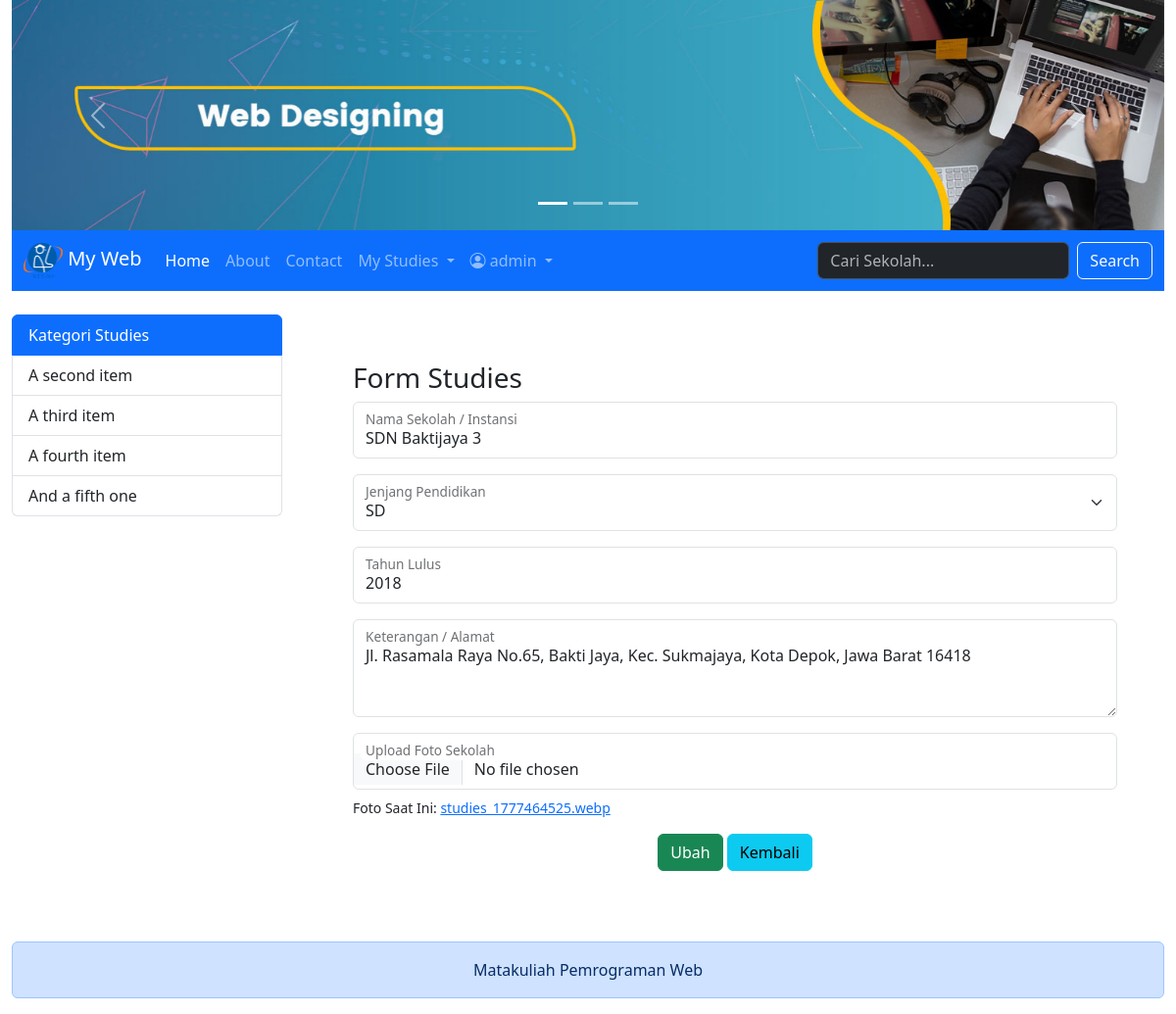
Screenshot of /index.php?hal=studies_form&id=7 (signed in) with the database file from the repository.
### tables this page shows
CREATE TABLE `studies` (
  `id` int(11) NOT NULL,
  `nama` varchar(100) NOT NULL,
  `idlevel` int(11) DEFAULT NULL,
  `keterangan` text DEFAULT NULL,
  `tahun_lulus` year(4) DEFAULT NULL,
  `foto_sekolah` varchar(100) DEFAULT NULL
);

### models/Studies.php (called while the page is built, shortened)
<?php
class Studies
{
    private $koneksi;
    public function __construct()
    {
        global $dbh;
        if ($dbh) {
            $this->koneksi = $dbh;
        } else {
            include_once 'koneksi.php';
            $this->koneksi = $dbh;
        }
    }
    public function getStudies($id)
    {
        try {
            $sql = "SELECT studies.*, level.nama AS nama_level
                    FROM studies
                    INNER JOIN level ON level.id = studies.idlevel
                    WHERE studies.id = ?";
            $ps = $this->koneksi->prepare($sql);
            $ps->execute([$id]);
            return $ps->fetch();
        } catch (PDOException $e) {
            die("Error Detail: " . $e->getMessage());
        }
    }
}

### models/Level.php (called while the page is built, shortened)
<?php
class Level
{
    private $koneksi;
    public function __construct()
    {
        global $dbh;
        $this->koneksi = $dbh;
    }
    public function index()
    {
        $sql = "SELECT * FROM level ORDER BY id DESC";
        return $this->koneksi->query($sql);
    }
}

### studies_form.php (the view, shortened to what this page needs)
<?php
$obj_level = new Level();
$rs = $obj_level->index();
@$id = $_REQUEST['id'];
$obj_studies = new Studies();
if(!empty($id)){
    $row = $obj_studies->getStudies($id);
}
else {
    $row = [];
}
?>
<div class="container px-5 my-5">
    <h3>Form Studies</h3>
    <form id="studiesForm" method="POST" action="controller/studies.php" enctype="multipart/form-data">
        <div class="form-floating mb-3">
            <input class="form-control" name="nama" value="<?= @$row['nama'] ?>" id="namaStudies" type="text" placeholder="Nama Sekolah/Instansi" required />
            <label for="namaStudies">Nama Sekolah / Instansi</label>
        </div>
        <div class="form-floating mb-3">
            <select class="form-select" name="idlevel" id="levelStudies" aria-label="Level Studies" required>
                <?php
                foreach($rs as $level){
                    $sel = ($level['id'] == @$row['idlevel']) ? "selected" : "" ;
                ?>
                <option value="<?= $level['id'] ?>" <?= $sel ?>><?= $level['nama'] ?></option>
                <?php } ?>
            </select>
            <label for="levelStudies">Jenjang Pendidikan</label>
        </div>
        <div class="form-floating mb-3">
            <input class="form-control" name="tahun_lulus" value="<?= @$row['tahun_lulus'] ?>" id="tahunLulus" type="number" placeholder="Tahun Lulus" required />
            <label for="tahunLulus">Tahun Lulus</label>
        </div>
        <div class="form-floating mb-3">
            <textarea class="form-control" name="keterangan" id="keterangan" placeholder="Keterangan" style="height: 100px"><?= @$row['keterangan'] ?></textarea>
            <label for="keterangan">Keterangan / Alamat</label>
        </div>
        <div class="form-floating mb-3">
            <input class="form-control" name="foto_sekolah" id="fotoStudies" type="file" accept="image/*" />
            <label for="fotoStudies">Upload Foto Sekolah</label>
            <?php if(!empty($row['foto_sekolah']) && file_exists('IMG/' . $row['foto_sekolah'])): ?>
                <small class="d-block mt-2">Foto Saat Ini: <a href="IMG/<?= $row['foto_sekolah'] ?>" target="_blank"><?= $row['foto_sekolah'] ?></a></small>
            <?php endif; ?>
        </div>
        <div class="text-center">
            <?php
            if(empty($id)){
            ?>
                <button class="btn btn-primary" name="proses" type="submit" value="simpan">Simpan</button>
            <?php
            }
            else{
            ?>
                <button class="btn btn-success" name="proses" type="submit" value="ubah">Ubah</button>
            <?php } ?>
            <a href="index.php?hal=studies_list" class="btn btn-info">Kembali</a>
        </div>
    </form>
</div>

### rows the page displays
studies: nama "SDN Baktijaya 3", tahun_lulus "2018", keterangan "Jl. Rasamala Raya No.65, Bakti Jaya, Kec. Sukmajaya, Kota Depok, Jawa Barat 16418", foto_sekolah "studies_1777464525.webp"

### other values shown
$_SESSION['MEMBER']['username'] "admin"
form field idlevel "SD"
